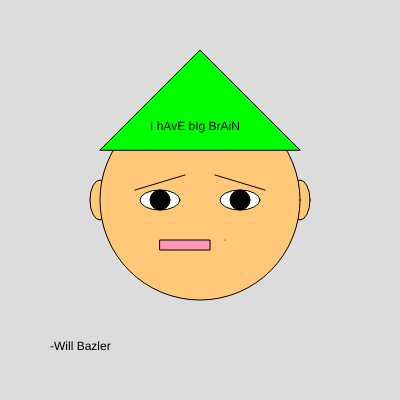
Frame 1 (no input)
Frame 60 (no input): identical to frame 1, image omitted
Frame 120 (the mouse pressed at the canvas centre since frame 60): identical to frame 1, image omitted

The p5.js sketch that drew this single still picture (run headless with seeded random() and noise() and a simulated clock; from frame 60 on, the mouse is pressed at the canvas centre):

// p5.js sketch
// ── sketch.js
function setup() {
  createCanvas(400, 400);
}

function draw() {
  
  //background
  background(220);
  
  //ears
  fill(255,200,120);
  ellipse(100,200,20,40);
  ellipse(300,200,20,40);
  
  //face
  circle(200,200,200);
  
  //eyes
  fill(255,255,255);
  ellipse(160,200,40,20);
  ellipse(240,200,40,20);
  fill(0,0,0);
  circle(160,200,20);
  circle(240,200,20);
  
  //mouth
  fill(255,150,180);
  rect(160,240,50,10);
  
  //hat
  fill(0,255,0);
  triangle(100, 150, 200, 50, 300, 150);
  
  //eyebrows and dimple
  line(135, 190, 185, 175);
  line(215, 175, 265, 190);
  point(225, 240);
  
  //text
  fill(0,0,0);
  text('I hAvE bIg BrAiN', 150, 130);
  
  fill(0,0,0);
  text('-Will Bazler', 50, 350);
  
 
  
  
  
}
